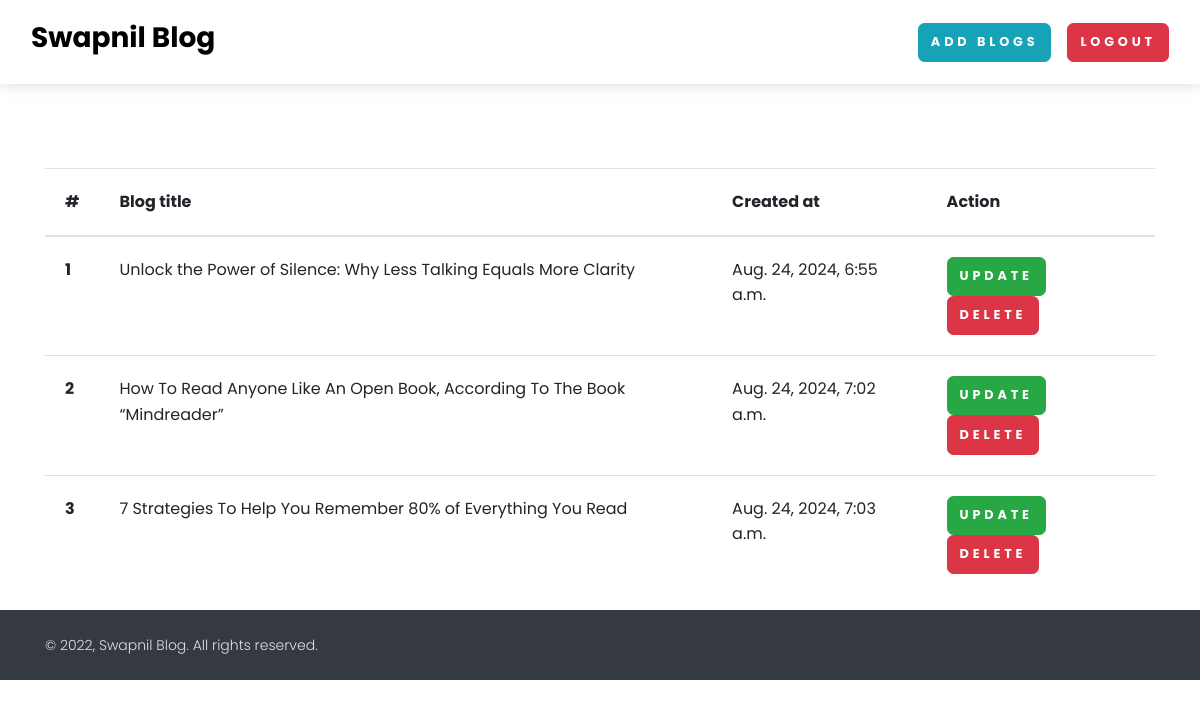
Screenshot of /see-blog/ (signed in) with the database file from the repository.
### home/models.py (models this page shows, shortened)
class BlogModel(models.Model):
    title = models.CharField(max_length=1000)
    content = FroalaField()
    slug = models.SlugField(max_length=1000, null=True, blank=True)
    user = models.ForeignKey(User, blank=True, null=True,
                             on_delete=models.CASCADE)
    image = models.ImageField(upload_to='blog')
    created_at = models.DateTimeField(auto_now_add=True)
    upload_to = models.DateTimeField(auto_now=True)
    def __str__(self):
        return self.title

### home/views.py (the view)
# urls.py: path('see-blog/', see_blog, name="see_blog"),
def see_blog(request):
    context = {}
    try:
        blog_objs = BlogModel.objects.filter(user=request.user)
        context['blog_objs'] = blog_objs
    except Exception as e:
        print(e)
    print(context)
    return render(request, 'see_blog.html', context)

### home/templates/see_blog.html
{% extends "base.html" %}
{% block start %}
<section class="mt-5 pt-5">
    <div class="container">
        <table class="table">
        <thead>
          <tr>
            <th scope="col">#</th>
            <th scope="col">Blog title</th>
            <th scope="col">Created at</th>
            <th scope="col">Action</th>
          </tr>
        </thead>
        <tbody>
            {% for blog in blog_objs %}
          <tr>
            <th scope="row">{{forloop.counter}}</th>
            <td>{{blog.title}}</td>
            <td>{{blog.created_at}}</td>
            <td>
                <a href="{%  url 'blog_update' blog.slug %}" class="btn btn-success">Update</a>
                <a href="{% url 'blog_delete' blog.id %}" class="btn btn-danger">Delete</a>
            </td>
          </tr>
          {% endfor %}
          </tbody>
          </table>
    </div>
</section>
{% endblock %}

### rows the page displays
BlogModel: title "Unlock the Power of Silence: Why Less Talking Equals More Clarity", created_at "Aug. 24, 2024, 6:55 a.m."
BlogModel: title "How To Read Anyone Like An Open Book, According To The Book “Mindreader”", created_at "Aug. 24, 2024, 7:02 a.m."
BlogModel: title "7 Strategies To Help You Remember 80% of Everything You Read", created_at "Aug. 24, 2024, 7:03 a.m."
